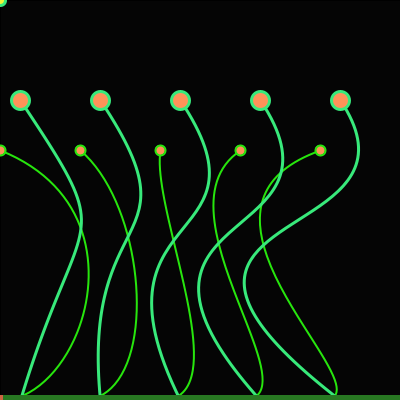
Frame 1 (no input)
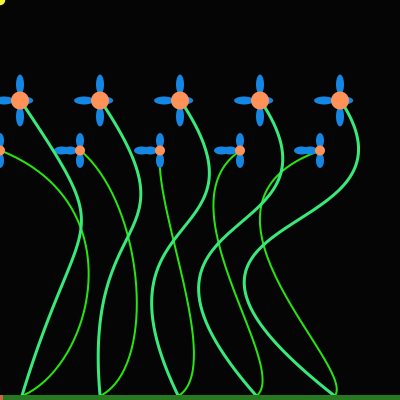
Frame 60 (the mouse pressed at the canvas centre just before this capture)
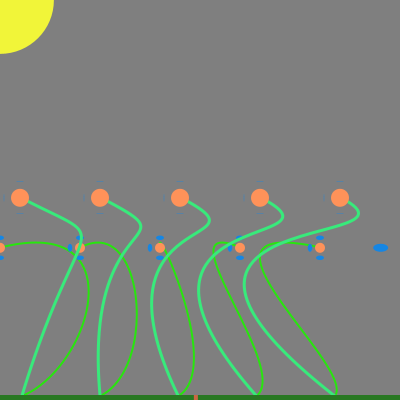
Frame 120 (the mouse held since frame 60 and released just before this capture)

The Processing sketch that drew these frames (run headless with seeded random() and noise(); from frame 60 on, the mouse is pressed at the canvas centre):

// Processing sketch: processing_12440
// ── processing_12440.pde

float mx = 0.0;
float radioSol = 0.0;

float fondo = 0.0;
float petalo = 0.0;

void setup(){
   size(400, 400);
   cursor(HAND);
}

void draw(){
   background(170,193,255);
   fondo =map(mx,0,400,5,255);
   fill (fondo);
   rect(0,0,width,height-5);

   
   for(int i=0; i<400; i+=80) {
    stroke(39, 230, 13);
    noFill();
    strokeWeight(2);
    beginShape();
    vertex(i, 150+mx*0.5);
    bezierVertex(150, 210, 80+i, 400, i, 400);
    endShape();
    
    if((mx>0)&&(mx<400)){
       petalo = map (mx,10,400,0,400);
       noStroke();
    fill(22,134,227);
  ellipse(i+10*petalo/5,150+mx*0.5,15,8);
    ellipse(i-10,150+mx*0.5,15-mx*0.1,8);
    ellipse(i,140+mx*0.5,8,15-mx*0.1);
    ellipse(i,160+mx*0.5,8,15-mx*0.1);

   }
 
    fill(255,146,89);
    ellipse(i,150+mx*0.5,10,10);
    noFill();

   
}
for(int i=20; i<400; i+=80) {
    stroke(56, 234, 123);
    strokeWeight(3);
    beginShape();
    vertex(i, 100+mx*0.5);
    bezierVertex(100+i, 250, 80, 200, i, 400);
    endShape();
 if((mx>0)&(mx<200)){
       petalo = map (mx,0,400,0,400);
       noStroke();
    fill(22,134,227);
    ellipse(i+16*petalo/5,100+mx*0.5,20,8);
    ellipse(i-16,100+mx*0.5,20-mx*0.1,8);
    ellipse(i,116+mx*0.5,8,20-mx*0.1);
    ellipse(i,84+mx*0.5,8,20-mx*0.1);

   }
    fill(255,146,89);
    ellipse(i,100+mx*0.5,18,18);
    noFill();
   }
    radioSol = map(mx, 0, 400, 0, 200);
   fill(241,245,57);
   ellipse(0,0,radioSol+10,radioSol+10);

   float dif = mouseX - mx;
   if(abs(dif) > 1.0) {
     mx = mx + dif/16.0;
   }
   mx = constrain(mx, 1, width-1);
   noStroke();
   fill(40, 120, 34);
   rect(0, height-5, width, 5);
   fill(204, 102, 67);
   rect(mx-2, height-5, 4, 5);
}
